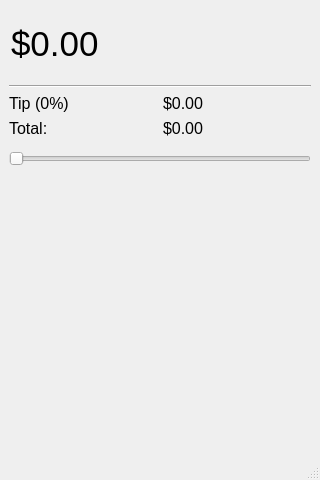
<?xml version="1.0" encoding="UTF-8"?>
<ui version="4.0">
 <class>MainWindow</class>
 <widget class="QMainWindow" name="MainWindow">
  <property name="geometry">
   <rect>
    <x>0</x>
    <y>0</y>
    <width>320</width>
    <height>480</height>
   </rect>
  </property>
  <property name="windowTitle">
   <string>TipCalculator</string>
  </property>
  <widget class="QWidget" name="centralwidget">
   <layout class="QVBoxLayout" name="verticalLayout">
    <item>
     <widget class="QLineEdit" name="lineEdit_money">
      <property name="enabled">
       <bool>true</bool>
      </property>
      <property name="minimumSize">
       <size>
        <width>0</width>
        <height>70</height>
       </size>
      </property>
      <property name="baseSize">
       <size>
        <width>0</width>
        <height>0</height>
       </size>
      </property>
      <property name="font">
       <font>
        <pointsize>26</pointsize>
       </font>
      </property>
      <property name="autoFillBackground">
       <bool>false</bool>
      </property>
      <property name="styleSheet">
       <string notr="true">background: transparent;
border: none </string>
      </property>
      <property name="inputMask">
       <string/>
      </property>
      <property name="text">
       <string notr="true">$0.00</string>
      </property>
      <property name="placeholderText">
       <string notr="true"/>
      </property>
     </widget>
    </item>
    <item>
     <widget class="Line" name="line">
      <property name="orientation">
       <enum>Qt::Horizontal</enum>
      </property>
     </widget>
    </item>
    <item>
     <layout class="QHBoxLayout" name="horizontalLayout_2">
      <item>
       <widget class="QLabel" name="label_tip">
        <property name="font">
         <font>
          <pointsize>12</pointsize>
         </font>
        </property>
        <property name="text">
         <string>Tip (0%)</string>
        </property>
       </widget>
      </item>
      <item>
       <widget class="QLabel" name="label_tip_value">
        <property name="font">
         <font>
          <pointsize>12</pointsize>
         </font>
        </property>
        <property name="text">
         <string>$0.00</string>
        </property>
       </widget>
      </item>
     </layout>
    </item>
    <item>
     <layout class="QHBoxLayout" name="horizontalLayout">
      <property name="bottomMargin">
       <number>7</number>
      </property>
      <item>
       <widget class="QLabel" name="label_total">
        <property name="font">
         <font>
          <pointsize>12</pointsize>
         </font>
        </property>
        <property name="text">
         <string>Total:</string>
        </property>
       </widget>
      </item>
      <item>
       <widget class="QLabel" name="label_total_value">
        <property name="font">
         <font>
          <pointsize>12</pointsize>
         </font>
        </property>
        <property name="text">
         <string>$0.00</string>
        </property>
       </widget>
      </item>
     </layout>
    </item>
    <item>
     <widget class="QSlider" name="horizontalSlider">
      <property name="styleSheet">
       <string notr="true"/>
      </property>
      <property name="maximum">
       <number>100</number>
      </property>
      <property name="orientation">
       <enum>Qt::Horizontal</enum>
      </property>
     </widget>
    </item>
    <item>
     <spacer name="verticalSpacer">
      <property name="orientation">
       <enum>Qt::Vertical</enum>
      </property>
      <property name="sizeHint" stdset="0">
       <size>
        <width>20</width>
        <height>40</height>
       </size>
      </property>
     </spacer>
    </item>
   </layout>
  </widget>
  <widget class="QMenuBar" name="menubar">
   <property name="geometry">
    <rect>
     <x>0</x>
     <y>0</y>
     <width>320</width>
     <height>26</height>
    </rect>
   </property>
  </widget>
  <widget class="QStatusBar" name="statusbar"/>
 </widget>
 <resources/>
 <connections/>
</ui>
